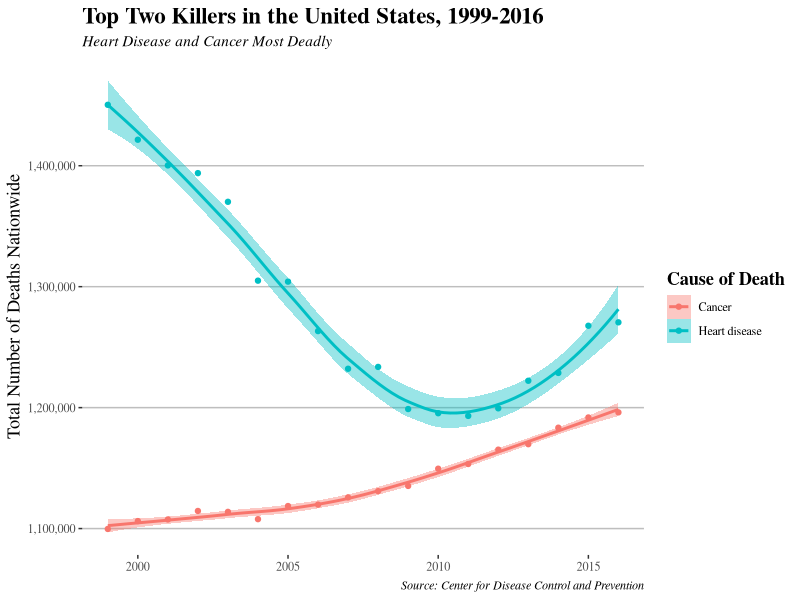
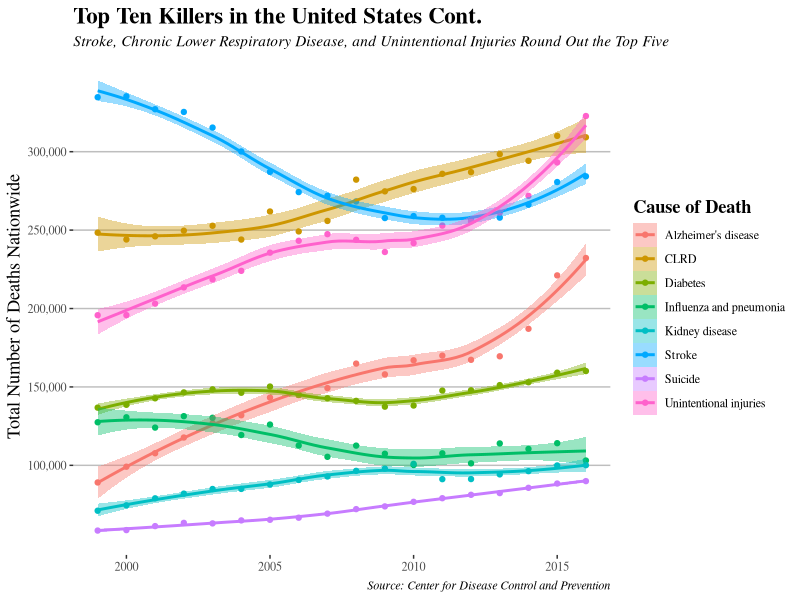
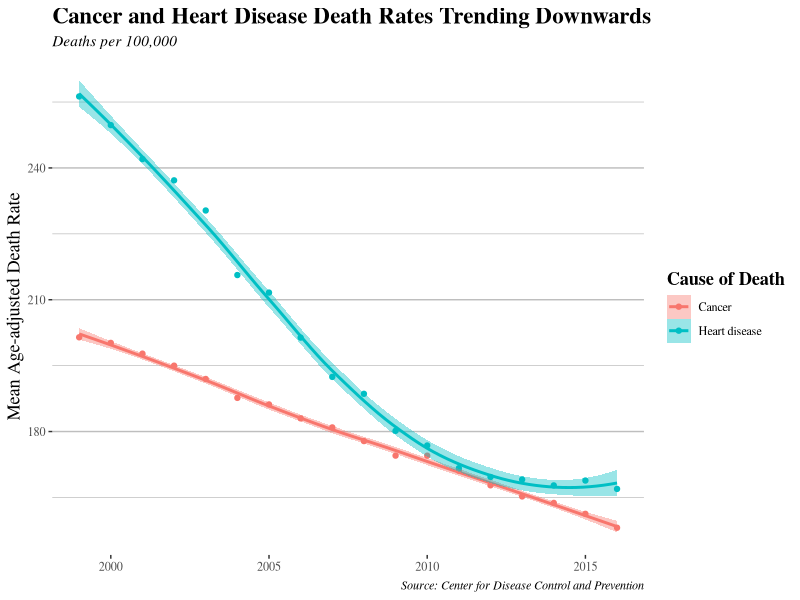
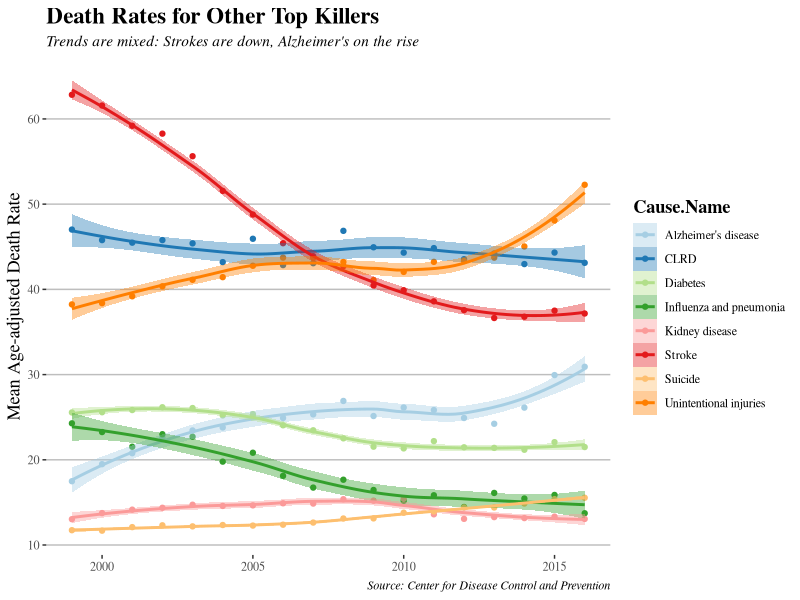

These figures' R source, in order: (Note: this script raises an error after producing the figures.)
## ---- chunk 1
knitr::opts_chunk$set(echo = FALSE, 
                      warning = FALSE, 
                      message = FALSE, 
                      fig.width = 8, 
                      fig.height = 5)

library(tidyverse)
library(readxl)
library(ggplot2)
library(ggthemes)
library(scales)
library(maps)

NCHS <- read.csv("NCHS.csv") %>% 
  select(-X113.Cause.Name)  
  
## ---- chunk 2

# Projected nationwide trends of all 10 (or 5?)

trends_top_two <- NCHS %>% 
  select(Year, Cause.Name, Deaths) %>% 
  group_by(Year, Cause.Name) %>% 
  summarize("Deaths" = sum(Deaths)) %>% 
  filter(Cause.Name != "All causes") %>% 
  na.omit() %>% 
  filter(Cause.Name == "Cancer" | Cause.Name == "Heart disease")

ggplot(trends_top_two, aes(x = Year,
                   y = Deaths, 
                   color = Cause.Name,
                   fill = Cause.Name)) +
  
  geom_point(size = 1.5) +
  geom_smooth() +
  
  scale_y_continuous(labels = scales::comma) + 
  
  scale_fill_discrete(name = "Cause of Death") + 
  scale_color_discrete(name = "Cause of Death") +
  
  labs(x = NULL, y = "Total Number of Deaths Nationwide",
       title = "Top Two Killers in the United States, 1999-2016",
       subtitle = "Heart Disease and Cancer Most Deadly",
       caption = "Source: Center for Disease Control and Prevention") +
  
  theme_tufte() +
  
  theme(plot.title = element_text(size = rel(1.5), face ="bold"),
        plot.subtitle = element_text(face = "italic"),
        legend.title = element_text(size = rel(1.2), face = "bold"),
        axis.title.y = element_text(size = rel(1.2)),
        plot.caption = element_text(face = "italic"),
        panel.grid.major.y = element_line(color = "gray"))

## ---- chunk 3

trends_bottom_eight <- NCHS %>% 
  select(Year, Cause.Name, Deaths) %>% 
  group_by(Year, Cause.Name) %>% 
  summarize("Deaths" = sum(Deaths)) %>% 
  filter(Cause.Name != "All causes") %>% 
  filter(Cause.Name != "Cancer") %>% 
  filter(Cause.Name != "Heart disease") %>% 
  na.omit() 

ggplot(trends_bottom_eight, aes(x = Year,
                   y = Deaths, 
                   color = Cause.Name,
                   fill = Cause.Name)) +
  
  geom_point(size = 1.5) +
  geom_smooth() +
    
  scale_y_continuous(labels = scales::comma,
                     breaks = c(100000, 150000, 200000, 250000, 300000)) + 
  
  labs(x = NULL, y = "Total Number of Deaths Nationwide",
       title = "Top Ten Killers in the United States Cont.",
       subtitle = "Stroke, Chronic Lower Respiratory Disease, and Unintentional Injuries Round Out the Top Five",
       caption = "Source: Center for Disease Control and Prevention") +
  
  scale_color_brewer(palette = "Paired") +
  scale_fill_brewer(palette = "Paired") +
  
  scale_fill_discrete(name = "Cause of Death") + 
  scale_color_discrete(name = "Cause of Death") +
  
  theme_tufte() +
  
  theme(plot.title = element_text(size = rel(1.5), face ="bold"),
        plot.subtitle = element_text(face = "italic"),
        legend.title = element_text(size = rel(1.2), face = "bold"),
        axis.title.y = element_text(size = rel(1.2)),
        plot.caption = element_text(face = "italic"),
        panel.grid.major.y = element_line(color = "gray"))


## ---- chunk 4

death_rate <- NCHS %>% 
  group_by(Year, Cause.Name) %>% 
  summarize(Age.adjusted.Death.Rate = mean(Age.adjusted.Death.Rate)) %>% 
  filter(Cause.Name != "All causes") %>%
  filter(Cause.Name == "Cancer" | Cause.Name == "Heart disease") %>% 
  na.omit() 

ggplot(death_rate, aes(x = Year,
                       y = Age.adjusted.Death.Rate,
                       color = Cause.Name,
                       fill = Cause.Name)) +

  geom_point(size = 1.5) +
  geom_smooth() +

  scale_fill_discrete(name = "Cause of Death") +
  scale_color_discrete(name = "Cause of Death") +

  labs(x = NULL, y = "Mean Age-adjusted Death Rate",
       title = "Cancer and Heart Disease Death Rates Trending Downwards",
       subtitle = "Deaths per 100,000",
       caption = "Source: Center for Disease Control and Prevention") +

  theme_tufte() +

  theme(plot.title = element_text(size = rel(1.5), face ="bold"),
        plot.subtitle = element_text(face = "italic"),
        legend.title = element_text(size = rel(1.2), face = "bold"),
        axis.title.y = element_text(size = rel(1.2)),
        plot.caption = element_text(face = "italic"),
        panel.grid.major.y = element_line(color = "gray"),
        panel.grid.minor.y = element_line(color = "gray"))


## ---- chunk 5

death_rate <- NCHS %>% 
  group_by(Year, Cause.Name) %>% 
  summarize(Age.adjusted.Death.Rate = mean(Age.adjusted.Death.Rate)) %>% 
  filter(Cause.Name != "All causes") %>% 
  filter(Cause.Name != "Cancer") %>% 
  filter(Cause.Name != "Heart disease") %>% 
  na.omit() 

ggplot(death_rate, aes(x = Year,
                       y = Age.adjusted.Death.Rate,
                       color = Cause.Name,
                       fill = Cause.Name)) +

  geom_point(size = 1.5) +
  geom_smooth() +

  scale_fill_discrete(name = "Cause of Death") +
  scale_color_discrete(name = "Cause of Death") +
  
  scale_color_brewer(palette = "Paired") +
  scale_fill_brewer(palette = "Paired") +

  labs(x = NULL, y = "Mean Age-adjusted Death Rate",
       title = "Death Rates for Other Top Killers",
       subtitle = "Trends are mixed: Strokes are down, Alzheimer's on the rise",
       caption = "Source: Center for Disease Control and Prevention") +

  theme_tufte() +

  theme(plot.title = element_text(size = rel(1.5), face ="bold"),
        plot.subtitle = element_text(face = "italic"),
        legend.title = element_text(size = rel(1.2), face = "bold"),
        axis.title.y = element_text(size = rel(1.2)),
        plot.caption = element_text(face = "italic"),
        panel.grid.major.y = element_line(color = "gray"))


## ---- chunk 6
# Map with shading according to number 1 killer in past 5 years
us_states <- map_data("state")

NCHS_states <- NCHS 
NCHS_states$region <- tolower(NCHS_states$State)

NCHS_states_joined <- left_join(us_states, NCHS_states)

## ---- chunk 7

heart_disease <- NCHS_states_joined %>% 
  filter(Cause.Name == "Heart disease") %>% 
  filter(Year %in% c(2013,2014,2015,2016))

ggplot(data = heart_disease, aes(x = long,
                             y = lat,
                             group = group,
                             fill = Age.adjusted.Death.Rate)) +
  
  facet_wrap(~Year, ncol = 2) +

  geom_polygon(color = "grey90", size = .1) +

  coord_map(projection = "albers", lat0 = 39, lat1 = 45) +   # curves map to annoy flat-earthers
  
  labs(x = NULL, y = NULL,
       title = "Heart Disease Death Rates By State",
       subtitle = NULL,
       caption = "Source: Center for Disease Control and Prevention",
       fill = "Death rate per 100,000 persons") +
  
  scale_fill_viridis_c(option = "inferno") +
  
  theme_map() +
  
  theme(plot.title = element_text(size = rel(1.5), face ="bold"),
        plot.caption = element_text(face="italic"),
        legend.position = "bottom",
        strip.background = element_blank())
## ---- chunk 8

suicide <- NCHS_states_joined %>% 
  filter(Cause.Name == "Suicide") %>% 
  filter(Year %in% c(2013,2014,2015,2016))

ggplot(data = suicide, aes(x = long,
                             y = lat,
                             group = group,
                             fill = Age.adjusted.Death.Rate)) +
  
  facet_wrap(~Year, ncol = 2) +

  geom_polygon(color = "grey90", size = .1) +

  coord_map(projection = "albers", lat0 = 39, lat1 = 45) +   # curves map to annoy flat-earthers
  
  labs(x = NULL, y = NULL,
       title = "Suicide Death Rates By State",
       subtitle = NULL,
       caption = "Source: Center for Disease Control and Prevention",
       fill = "Death rate per 100,000 persons") +
  
  scale_fill_viridis_c(option = "cividis") +
  
  theme_map() +
  
  theme(plot.title = element_text(size = rel(1.5), face ="bold"),
        plot.caption = element_text(face="italic"),
        legend.position = "bottom",
        strip.background = element_blank())

## ---- chunk 9
influenza <- NCHS_states_joined %>% 
  filter(Cause.Name == "Influenza and pneumonia") %>% 
  filter(Year %in% c(2013,2014,2015,2016))

ggplot(data = influenza, aes(x = long,
                             y = lat,
                             group = group,
                             fill = Age.adjusted.Death.Rate)) +
  
  facet_wrap(~Year, ncol = 2) +

  geom_polygon(color = "grey90", size = .1) +

  coord_map(projection = "albers", lat0 = 39, lat1 = 45) +   # curves map to annoy flat-earthers
  
  labs(x = NULL, y = NULL,
       title = "Influenza and Pneumonia Death Rates By State",
       subtitle = NULL,
       caption = "Source: Center for Disease Control and Prevention",
       fill = "Death rate per 100,000 persons") +
  
  scale_fill_viridis_c(option = "viridis") +
  
  theme_map() +
  
  theme(plot.title = element_text(size = rel(1.5), face ="bold"),
        plot.caption = element_text(face="italic"),
        legend.position = "bottom",
        strip.background = element_blank())

## ---- chunk 10
unintentional <- NCHS_states_joined %>% 
  filter(Cause.Name == "Unintentional injuries") %>% 
  filter(Year %in% c(2013, 2014,2015,2016))

ggplot(data = unintentional, aes(x = long,
                             y = lat,
                             group = group,
                             fill = Age.adjusted.Death.Rate)) +
  
  facet_wrap(~Year, ncol = 2) +

  geom_polygon(color = "grey90", size = .1) +

  coord_map(projection = "albers", lat0 = 39, lat1 = 45) +   # curves map to annoy flat-earthers
  
  labs(x = NULL, y = NULL,
       title = "Suicide Death Rates By State",
       subtitle = NULL,
       caption = "Source: Center for Disease Control and Prevention",
       fill = "Death rate per 100,000 persons") +
  
  scale_fill_viridis_c(option = "plasma") +
  
  theme_map() +
  
  theme(plot.title = element_text(size = rel(1.5), face ="bold"),
        plot.caption = element_text(face="italic"),
        legend.position = "bottom",
        strip.background = element_blank())

